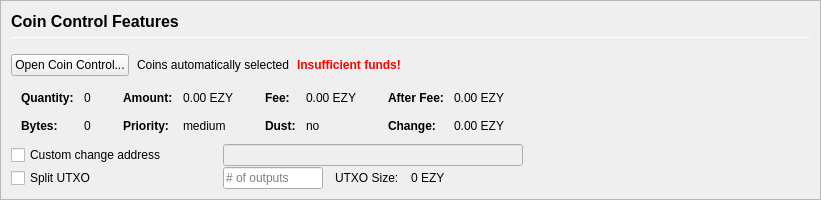
         <widget class="QFrame" name="frameCoinControl">
          <property name="sizePolicy">
           <sizepolicy hsizetype="Expanding" vsizetype="Expanding">
            <horstretch>0</horstretch>
            <verstretch>0</verstretch>
           </sizepolicy>
          </property>
          <property name="maximumSize">
           <size>
            <width>16777215</width>
            <height>16777215</height>
           </size>
          </property>
          <property name="frameShape">
           <enum>QFrame::StyledPanel</enum>
          </property>
          <property name="frameShadow">
           <enum>QFrame::Sunken</enum>
          </property>
          <layout class="QVBoxLayout" name="verticalLayoutCoinControl2">
           <property name="spacing">
            <number>0</number>
           </property>
           <property name="leftMargin">
            <number>0</number>
           </property>
           <property name="topMargin">
            <number>0</number>
           </property>
           <property name="rightMargin">
            <number>0</number>
           </property>
           <property name="bottomMargin">
            <number>0</number>
           </property>
           <item>
            <widget class="QFrame" name="frameCoinControl_BG">
             <layout class="QVBoxLayout" name="verticalLayoutCoinControl" stretch="0,0,0,0,0,0">
              <property name="spacing">
               <number>1</number>
              </property>
              <property name="leftMargin">
               <number>10</number>
              </property>
              <property name="topMargin">
               <number>10</number>
              </property>
              <item>
               <layout class="QHBoxLayout" name="horizontalLayoutCoinControl1">
                <property name="bottomMargin">
                 <number>15</number>
                </property>
                <item>
                 <layout class="QVBoxLayout" name="verticalLayout_3">
                  <property name="spacing">
                   <number>6</number>
                  </property>
                  <item>
                   <widget class="QLabel" name="labelCoinControlFeatures">
                    <property name="sizePolicy">
                     <sizepolicy hsizetype="Preferred" vsizetype="Maximum">
                      <horstretch>0</horstretch>
                      <verstretch>0</verstretch>
                     </sizepolicy>
                    </property>
                    <property name="minimumSize">
                     <size>
                      <width>0</width>
                      <height>20</height>
                     </size>
                    </property>
                    <property name="font">
                     <font>
                      <pointsize>12</pointsize>
                      <weight>75</weight>
                      <bold>true</bold>
                     </font>
                    </property>
                    <property name="styleSheet">
                     <string notr="true">font-weight:bold;</string>
                    </property>
                    <property name="text">
                     <string>Coin Control Features</string>
                    </property>
                   </widget>
                  </item>
                  <item>
                   <widget class="Line" name="line">
                    <property name="minimumSize">
                     <size>
                      <width>0</width>
                      <height>1</height>
                     </size>
                    </property>
                    <property name="maximumSize">
                     <size>
                      <width>16777215</width>
                      <height>1</height>
                     </size>
                    </property>
                    <property name="orientation">
                     <enum>Qt::Horizontal</enum>
                    </property>
                   </widget>
                  </item>
                 </layout>
                </item>
               </layout>
              </item>
              <item>
               <layout class="QHBoxLayout" name="horizontalLayoutCoinControl2" stretch="0,0,0,0">
                <property name="spacing">
                 <number>8</number>
                </property>
                <property name="bottomMargin">
                 <number>10</number>
                </property>
                <item>
                 <widget class="QPushButton" name="pushButtonCoinControl">
                  <property name="styleSheet">
                   <string notr="true"/>
                  </property>
                  <property name="text">
                   <string>Open Coin Control...</string>
                  </property>
                  <property name="autoDefault">
                   <bool>false</bool>
                  </property>
                 </widget>
                </item>
                <item>
                 <widget class="QLabel" name="labelCoinControlAutomaticallySelected">
                  <property name="text">
                   <string>Coins automatically selected</string>
                  </property>
                  <property name="margin">
                   <number>5</number>
                  </property>
                 </widget>
                </item>
                <item>
                 <widget class="QLabel" name="labelCoinControlInsuffFunds">
                  <property name="font">
                   <font>
                    <weight>75</weight>
                    <bold>true</bold>
                   </font>
                  </property>
                  <property name="styleSheet">
                   <string notr="true">color:red;font-weight:bold;</string>
                  </property>
                  <property name="text">
                   <string>Insufficient funds!</string>
                  </property>
                  <property name="margin">
                   <number>5</number>
                  </property>
                 </widget>
                </item>
                <item>
                 <spacer name="horizontalSpacerCoinControl">
                  <property name="orientation">
                   <enum>Qt::Horizontal</enum>
                  </property>
                  <property name="sizeHint" stdset="0">
                   <size>
                    <width>40</width>
                    <height>1</height>
                   </size>
                  </property>
                 </spacer>
                </item>
               </layout>
              </item>
              <item>
               <widget class="QWidget" name="widgetCoinControl" native="true">
                <property name="sizePolicy">
                 <sizepolicy hsizetype="Preferred" vsizetype="Preferred">
                  <horstretch>0</horstretch>
                  <verstretch>0</verstretch>
                 </sizepolicy>
                </property>
                <property name="minimumSize">
                 <size>
                  <width>0</width>
                  <height>0</height>
                 </size>
                </property>
                <property name="styleSheet">
                 <string notr="true"/>
                </property>
                <layout class="QHBoxLayout" name="horizontalLayoutCoinControl5">
                 <property name="leftMargin">
                  <number>0</number>
                 </property>
                 <property name="topMargin">
                  <number>0</number>
                 </property>
                 <property name="rightMargin">
                  <number>0</number>
                 </property>
                 <property name="bottomMargin">
                  <number>0</number>
                 </property>
                 <item>
                  <layout class="QHBoxLayout" name="horizontalLayoutCoinControl3" stretch="0,0,0,1">
                   <property name="spacing">
                    <number>20</number>
                   </property>
                   <property name="topMargin">
                    <number>0</number>
                   </property>
                   <property name="bottomMargin">
                    <number>10</number>
                   </property>
                   <item>
                    <layout class="QFormLayout" name="formLayoutCoinControl1">
                     <property name="horizontalSpacing">
                      <number>10</number>
                     </property>
                     <property name="verticalSpacing">
                      <number>14</number>
                     </property>
                     <property name="leftMargin">
                      <number>10</number>
                     </property>
                     <property name="topMargin">
                      <number>4</number>
                     </property>
                     <property name="rightMargin">
                      <number>6</number>
                     </property>
                     <item row="0" column="0">
                      <widget class="QLabel" name="labelCoinControlQuantityText">
                       <property name="font">
                        <font>
                         <weight>75</weight>
                         <bold>true</bold>
                        </font>
                       </property>
                       <property name="text">
                        <string>Quantity:</string>
                       </property>
                       <property name="margin">
                        <number>0</number>
                       </property>
                      </widget>
                     </item>
                     <item row="0" column="1">
                      <widget class="QLabel" name="labelCoinControlQuantity">
                       <property name="cursor">
                        <cursorShape>IBeamCursor</cursorShape>
                       </property>
                       <property name="contextMenuPolicy">
                        <enum>Qt::ActionsContextMenu</enum>
                       </property>
                       <property name="text">
                        <string notr="true">0</string>
                       </property>
                       <property name="margin">
                        <number>0</number>
                       </property>
                       <property name="textInteractionFlags">
                        <set>Qt::LinksAccessibleByMouse|Qt::TextSelectableByKeyboard|Qt::TextSelectableByMouse</set>
                       </property>
                      </widget>
                     </item>
                     <item row="1" column="0">
                      <widget class="QLabel" name="labelCoinControlBytesText">
                       <property name="font">
                        <font>
                         <weight>75</weight>
                         <bold>true</bold>
                        </font>
                       </property>
                       <property name="text">
                        <string>Bytes:</string>
                       </property>
                      </widget>
                     </item>
                     <item row="1" column="1">
                      <widget class="QLabel" name="labelCoinControlBytes">
                       <property name="cursor">
                        <cursorShape>IBeamCursor</cursorShape>
                       </property>
                       <property name="contextMenuPolicy">
                        <enum>Qt::ActionsContextMenu</enum>
                       </property>
                       <property name="text">
                        <string notr="true">0</string>
                       </property>
                       <property name="textInteractionFlags">
                        <set>Qt::LinksAccessibleByMouse|Qt::TextSelectableByKeyboard|Qt::TextSelectableByMouse</set>
                       </property>
                      </widget>
                     </item>
                    </layout>
                   </item>
                   <item>
                    <layout class="QFormLayout" name="formLayoutCoinControl2">
                     <property name="horizontalSpacing">
                      <number>10</number>
                     </property>
                     <property name="verticalSpacing">
                      <number>14</number>
                     </property>
                     <property name="leftMargin">
                      <number>6</number>
                     </property>
                     <property name="topMargin">
                      <number>4</number>
                     </property>
                     <property name="rightMargin">
                      <number>6</number>
                     </property>
                     <item row="0" column="0">
                      <widget class="QLabel" name="labelCoinControlAmountText">
                       <property name="font">
                        <font>
                         <weight>75</weight>
                         <bold>true</bold>
                        </font>
                       </property>
                       <property name="text">
                        <string>Amount:</string>
                       </property>
                       <property name="margin">
                        <number>0</number>
                       </property>
                      </widget>
                     </item>
                     <item row="0" column="1">
                      <widget class="QLabel" name="labelCoinControlAmount">
                       <property name="cursor">
                        <cursorShape>IBeamCursor</cursorShape>
                       </property>
                       <property name="contextMenuPolicy">
                        <enum>Qt::ActionsContextMenu</enum>
                       </property>
                       <property name="text">
                        <string notr="true">0.00 EZY</string>
                       </property>
                       <property name="textInteractionFlags">
                        <set>Qt::LinksAccessibleByMouse|Qt::TextSelectableByKeyboard|Qt::TextSelectableByMouse</set>
                       </property>
                      </widget>
                     </item>
                     <item row="1" column="0">
                      <widget class="QLabel" name="labelCoinControlPriorityText">
                       <property name="font">
                        <font>
                         <weight>75</weight>
                         <bold>true</bold>
                        </font>
                       </property>
                       <property name="text">
                        <string>Priority:</string>
                       </property>
                      </widget>
                     </item>
                     <item row="1" column="1">
                      <widget class="QLabel" name="labelCoinControlPriority">
                       <property name="cursor">
                        <cursorShape>IBeamCursor</cursorShape>
                       </property>
                       <property name="contextMenuPolicy">
                        <enum>Qt::ActionsContextMenu</enum>
                       </property>
                       <property name="text">
                        <string>medium</string>
                       </property>
                       <property name="textInteractionFlags">
                        <set>Qt::LinksAccessibleByMouse|Qt::TextSelectableByKeyboard|Qt::TextSelectableByMouse</set>
                       </property>
                      </widget>
                     </item>
                    </layout>
                   </item>
                   <item>
                    <layout class="QFormLayout" name="formLayoutCoinControl3">
                     <property name="horizontalSpacing">
                      <number>10</number>
                     </property>
                     <property name="verticalSpacing">
                      <number>14</number>
                     </property>
                     <property name="leftMargin">
                      <number>6</number>
                     </property>
                     <property name="topMargin">
                      <number>4</number>
                     </property>
                     <property name="rightMargin">
                      <number>6</number>
                     </property>
                     <item row="0" column="0">
                      <widget class="QLabel" name="labelCoinControlFeeText">
                       <property name="font">
                        <font>
                         <weight>75</weight>
                         <bold>true</bold>
                        </font>
                       </property>
                       <property name="text">
                        <string>Fee:</string>
                       </property>
                       <property name="margin">
                        <number>0</number>
                       </property>
                      </widget>
                     </item>
                     <item row="0" column="1">
                      <widget class="QLabel" name="labelCoinControlFee">
                       <property name="cursor">
                        <cursorShape>IBeamCursor</cursorShape>
                       </property>
                       <property name="contextMenuPolicy">
                        <enum>Qt::ActionsContextMenu</enum>
                       </property>
                       <property name="text">
                        <string notr="true">0.00 EZY</string>
                       </property>
                       <property name="textInteractionFlags">
                        <set>Qt::LinksAccessibleByMouse|Qt::TextSelectableByKeyboard|Qt::TextSelectableByMouse</set>
                       </property>
                      </widget>
                     </item>
                     <item row="1" column="0">
                      <widget class="QLabel" name="labelCoinControlLowOutputText">
                       <property name="font">
                        <font>
                         <weight>75</weight>
                         <bold>true</bold>
                        </font>
                       </property>
                       <property name="text">
                        <string>Dust:</string>
                       </property>
                      </widget>
                     </item>
                     <item row="1" column="1">
                      <widget class="QLabel" name="labelCoinControlLowOutput">
                       <property name="cursor">
                        <cursorShape>IBeamCursor</cursorShape>
                       </property>
                       <property name="contextMenuPolicy">
                        <enum>Qt::ActionsContextMenu</enum>
                       </property>
                       <property name="text">
                        <string>no</string>
                       </property>
                       <property name="textInteractionFlags">
                        <set>Qt::LinksAccessibleByMouse|Qt::TextSelectableByKeyboard|Qt::TextSelectableByMouse</set>
                       </property>
                      </widget>
                     </item>
                    </layout>
                   </item>
                   <item>
                    <layout class="QFormLayout" name="formLayoutCoinControl4">
                     <property name="horizontalSpacing">
                      <number>10</number>
                     </property>
                     <property name="verticalSpacing">
                      <number>14</number>
                     </property>
                     <property name="leftMargin">
                      <number>6</number>
                     </property>
                     <property name="topMargin">
                      <number>4</number>
                     </property>
                     <property name="rightMargin">
                      <number>6</number>
                     </property>
                     <item row="0" column="0">
                      <widget class="QLabel" name="labelCoinControlAfterFeeText">
                       <property name="font">
                        <font>
                         <weight>75</weight>
                         <bold>true</bold>
                        </font>
                       </property>
                       <property name="text">
                        <string>After Fee:</string>
                       </property>
                       <property name="margin">
                        <number>0</number>
                       </property>
                      </widget>
                     </item>
                     <item row="0" column="1">
                      <widget class="QLabel" name="labelCoinControlAfterFee">
                       <property name="cursor">
                        <cursorShape>IBeamCursor</cursorShape>
                       </property>
                       <property name="contextMenuPolicy">
                        <enum>Qt::ActionsContextMenu</enum>
                       </property>
                       <property name="text">
                        <string notr="true">0.00 EZY</string>
                       </property>
                       <property name="textInteractionFlags">
                        <set>Qt::LinksAccessibleByMouse|Qt::TextSelectableByKeyboard|Qt::TextSelectableByMouse</set>
                       </property>
                      </widget>
                     </item>
                     <item row="1" column="0">
                      <widget class="QLabel" name="labelCoinControlChangeText">
                       <property name="font">
                        <font>
                         <weight>75</weight>
                         <bold>true</bold>
                        </font>
                       </property>
                       <property name="text">
                        <string>Change:</string>
                       </property>
                      </widget>
                     </item>
                     <item row="1" column="1">
                      <widget class="QLabel" name="labelCoinControlChange">
                       <property name="cursor">
                        <cursorShape>IBeamCursor</cursorShape>
                       </property>
                       <property name="contextMenuPolicy">
                        <enum>Qt::ActionsContextMenu</enum>
                       </property>
                       <property name="text">
                        <string notr="true">0.00 EZY</string>
                       </property>
                       <property name="textInteractionFlags">
                        <set>Qt::LinksAccessibleByMouse|Qt::TextSelectableByKeyboard|Qt::TextSelectableByMouse</set>
                       </property>
                      </widget>
                     </item>
                    </layout>
                   </item>
                  </layout>
                 </item>
                </layout>
               </widget>
              </item>
              <item>
               <layout class="QHBoxLayout" name="horizontalLayoutCoinControl4">
                <property name="spacing">
                 <number>12</number>
                </property>
                <property name="sizeConstraint">
                 <enum>QLayout::SetDefaultConstraint</enum>
                </property>
                <property name="topMargin">
                 <number>0</number>
                </property>
                <property name="rightMargin">
                 <number>0</number>
                </property>
                <item>
                 <widget class="QCheckBox" name="checkBoxCoinControlChange">
                  <property name="sizePolicy">
                   <sizepolicy hsizetype="Preferred" vsizetype="Preferred">
                    <horstretch>0</horstretch>
                    <verstretch>0</verstretch>
                   </sizepolicy>
                  </property>
                  <property name="minimumSize">
                   <size>
                    <width>200</width>
                    <height>0</height>
                   </size>
                  </property>
                  <property name="maximumSize">
                   <size>
                    <width>200</width>
                    <height>16777215</height>
                   </size>
                  </property>
                  <property name="toolTip">
                   <string>If this is activated, but the change address is empty or invalid, change will be sent to a newly generated address.</string>
                  </property>
                  <property name="text">
                   <string>Custom change address</string>
                  </property>
                 </widget>
                </item>
                <item>
                 <widget class="QValidatedLineEdit" name="lineEditCoinControlChange">
                  <property name="enabled">
                   <bool>false</bool>
                  </property>
                  <property name="sizePolicy">
                   <sizepolicy hsizetype="Preferred" vsizetype="Preferred">
                    <horstretch>0</horstretch>
                    <verstretch>0</verstretch>
                   </sizepolicy>
                  </property>
                  <property name="minimumSize">
                   <size>
                    <width>300</width>
                    <height>0</height>
                   </size>
                  </property>
                 </widget>
                </item>
                <item>
                 <widget class="QLabel" name="labelCoinControlChangeLabel">
                  <property name="sizePolicy">
                   <sizepolicy hsizetype="Preferred" vsizetype="Preferred">
                    <horstretch>0</horstretch>
                    <verstretch>0</verstretch>
                   </sizepolicy>
                  </property>
                  <property name="minimumSize">
                   <size>
                    <width>100</width>
                    <height>0</height>
                   </size>
                  </property>
                  <property name="text">
                   <string/>
                  </property>
                  <property name="margin">
                   <number>3</number>
                  </property>
                 </widget>
                </item>
               </layout>
              </item>
              <item>
               <layout class="QHBoxLayout" name="horizontalLayoutCoinControl6">
                <property name="spacing">
                 <number>12</number>
                </property>
                <property name="rightMargin">
                 <number>0</number>
                </property>
                <item>
                 <widget class="QCheckBox" name="splitBlockCheckBox">
                  <property name="sizePolicy">
                   <sizepolicy hsizetype="Preferred" vsizetype="Preferred">
                    <horstretch>0</horstretch>
                    <verstretch>0</verstretch>
                   </sizepolicy>
                  </property>
                  <property name="minimumSize">
                   <size>
                    <width>200</width>
                    <height>0</height>
                   </size>
                  </property>
                  <property name="maximumSize">
                   <size>
                    <width>200</width>
                    <height>16777215</height>
                   </size>
                  </property>
                  <property name="text">
                   <string>Split UTXO</string>
                  </property>
                 </widget>
                </item>
                <item>
                 <widget class="QLineEdit" name="splitBlockLineEdit">
                  <property name="sizePolicy">
                   <sizepolicy hsizetype="Preferred" vsizetype="Preferred">
                    <horstretch>50</horstretch>
                    <verstretch>0</verstretch>
                   </sizepolicy>
                  </property>
                  <property name="minimumSize">
                   <size>
                    <width>100</width>
                    <height>0</height>
                   </size>
                  </property>
                  <property name="maximumSize">
                   <size>
                    <width>100</width>
                    <height>16777215</height>
                   </size>
                  </property>
                  <property name="placeholderText">
                   <string># of outputs</string>
                  </property>
                 </widget>
                </item>
                <item>
                 <widget class="QLabel" name="labelBlockSizeText">
                  <property name="text">
                   <string>UTXO Size:</string>
                  </property>
                 </widget>
                </item>
                <item>
                 <widget class="QLabel" name="labelBlockSize">
                  <property name="text">
                   <string>0 EZY</string>
                  </property>
                 </widget>
                </item>
                <item>
                 <spacer name="horizontalSpacer_7">
                  <property name="orientation">
                   <enum>Qt::Horizontal</enum>
                  </property>
                  <property name="sizeHint" stdset="0">
                   <size>
                    <width>40</width>
                    <height>20</height>
                   </size>
                  </property>
                 </spacer>
                </item>
               </layout>
              </item>
              <item>
               <spacer name="verticalSpacerCoinControl">
                <property name="orientation">
                 <enum>Qt::Vertical</enum>
                </property>
                <property name="sizeHint" stdset="0">
                 <size>
                  <width>800</width>
                  <height>1</height>
                 </size>
                </property>
               </spacer>
              </item>
             </layout>
            </widget>
           </item>
          </layout>
         </widget>
